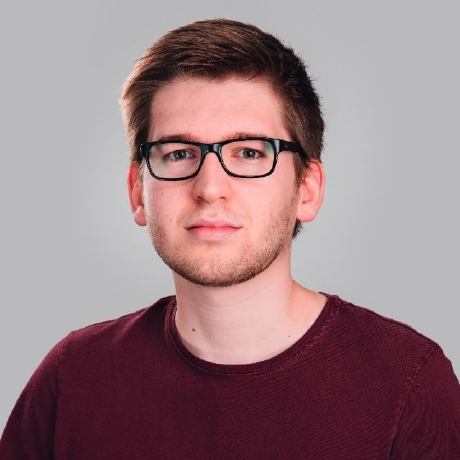
#> input picture sample_image.png, 460 x 460 px
$ python assignment_01.py
#> lines starting #> are read from the running program, lines starting #| are printed output that depends on the picture
import cv2
import numpy as np
import matplotlib.pyplot as plt

def get_image():
    """Get image from user input"""
    while True:
        path = input("Enter image path: ").strip().strip('"').strip("'")
#> the answer given: sample_image.png
        img = cv2.imread(path, cv2.IMREAD_GRAYSCALE)
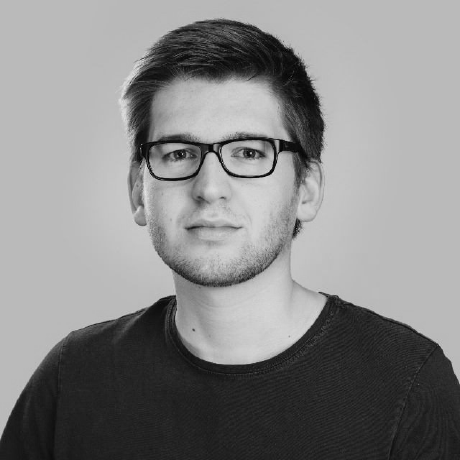
#> img: shape (460, 460); min 2, max 230, mean 135
        if img is not None:
            print("Image loaded Successfully!")
            return img, path
        print("Invalid path. Please enter an valid path.")

def get_intensity_levels():
    """Get intensity levels from user"""
    while True:
        try:
            levels = int(input("Enter intensity levels (power of 2: 2,4,8,16,32,64,128): "))
            if levels > 0 and (levels & (levels - 1)) == 0 and levels <= 128:
                return levels
            print("Must be power of 2 and ≤ 128")
        except ValueError:
            print("Enter valid integer")

# [58 lines left out: functions show_images, reduce_intensity, spatial_average, rotate_image, block_reduce, not called in this run]

def main():
    """Main function"""
    print("Computer Vision Assignment 1 - EG/2020/4299")
    print("="*43)

    img,path = get_image()
#> path = 'sample_image.png'

    # 1. Intensity Reduction
    print("\n1. INTENSITY REDUCTION")
    levels = get_intensity_levels()
#> the loop in get_intensity_levels, `while True:` made 6 passes; the answer given on pass 1: 3
    reduced = reduce_intensity(img, levels)
    show_images([img, reduced], ['Original', f'{levels} levels'])

    # 2. Spatial Averaging
    print("\n2. SPATIAL AVERAGING")
    sizes = [3, 10, 20]
    images = [img]
    titles = ['Original']

    for size in sizes:
        avg = spatial_average(img, size)
        images.append(avg)
        titles.append(f'{size}x{size}')

    show_images(images, titles)

    # 3. Rotation
    print("\n3. ROTATION")
    angles = [45, 90]
    images = [img]
    titles = ['Original']

    for angle in angles:
        rotated = rotate_image(img, angle)
        images.append(rotated)
        titles.append(f'{angle}°')

    show_images(images, titles)

    # 4. Block Reduction
    print("\n4. BLOCK REDUCTION")
    blocks = [3, 5, 7]
    images = [img]
    titles = ['Original']

    for block in blocks:
        reduced = block_reduce(img, block)
        images.append(reduced)
        titles.append(f'{block}x{block}')

    show_images(images, titles)

    print("\nAll operations completed!")

if __name__ == "__main__":
#> (the run stopped early here; a loop or call above may not have finished)
